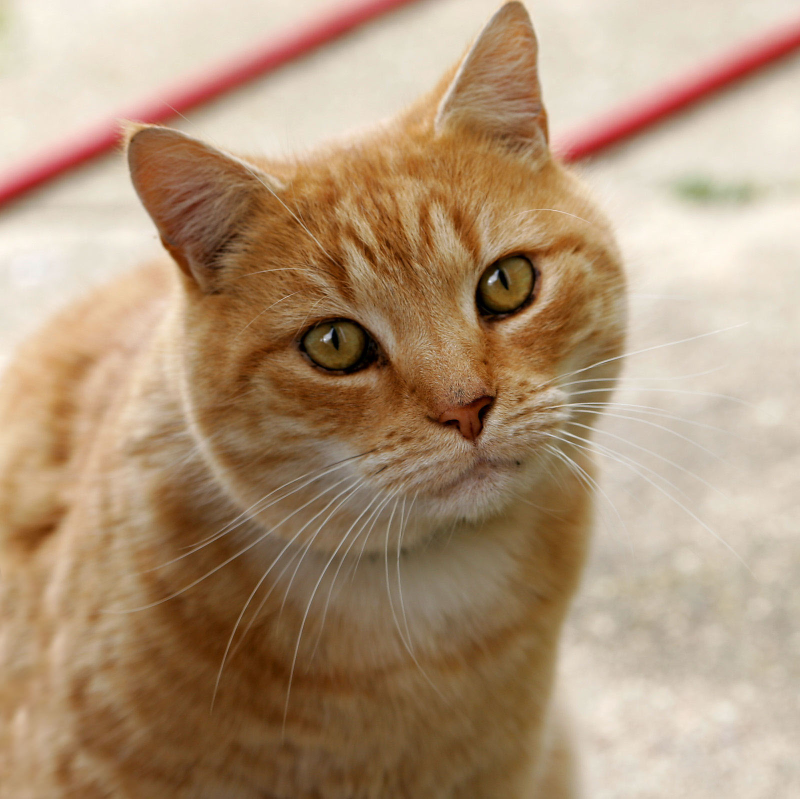
#> input picture Programming For AI/Task 5/Cat03.jpg, 1600 x 1598 px (shown at 1/2 size)
$ jupyter execute 'Task_5 PAI.ipynb'
#> lines starting #> are read from the running program, lines starting #| are printed output that depends on the picture; after the words box and inside, x2 and y2 are one past the last pixel; in counts of white or black regions, pixels touching at a corner belong together
[cell 1]
import cv2
import matplotlib.pyplot as plt
import matplotlib.pyplot as plt

## Read Image

[cell 2]
img = cv2.imread(r"Cat03.jpg")
#> img is the input picture: shape (1598, 1600, 3); mean B, G, R 120.7, 148.8, 175.9

## Convert Color

[cell 3]
gray = cv2.cvtColor(img, cv2.COLOR_BGR2GRAY)
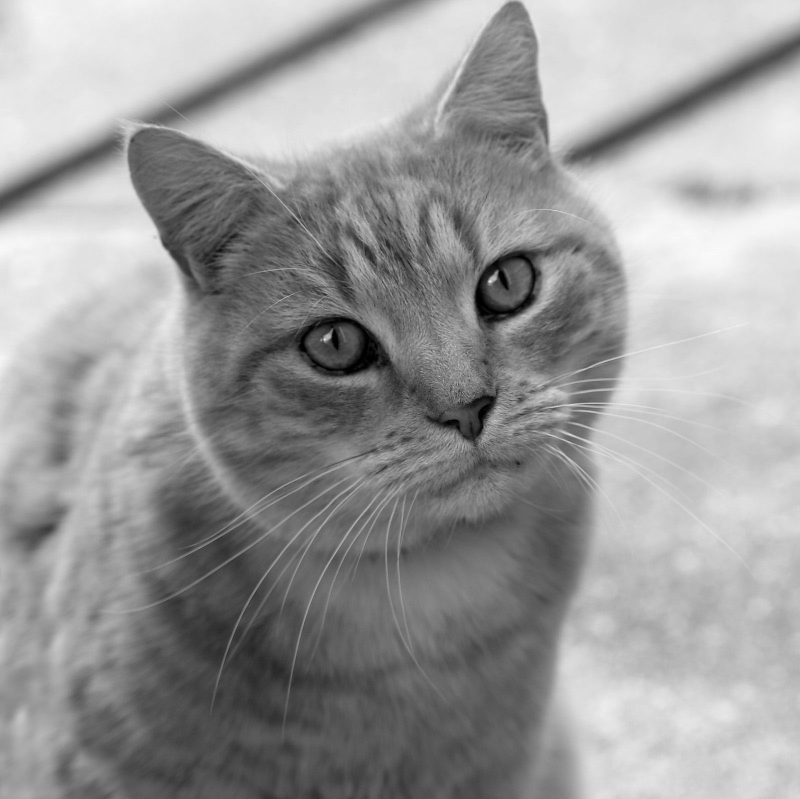
#> gray: shape (1598, 1600) (shown at 1/2 size); min 0, max 250, mean 153.7

## Resize Image

[cell 4]
resized = cv2.resize(img, (400, 300))
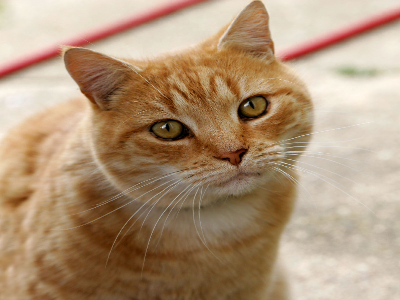
#> resized: shape (300, 400, 3); mean B, G, R 120.6, 148.7, 175.8

## Rotate Image

[cell 5]
rotated = cv2.rotate(img, cv2.ROTATE_90_CLOCKWISE)
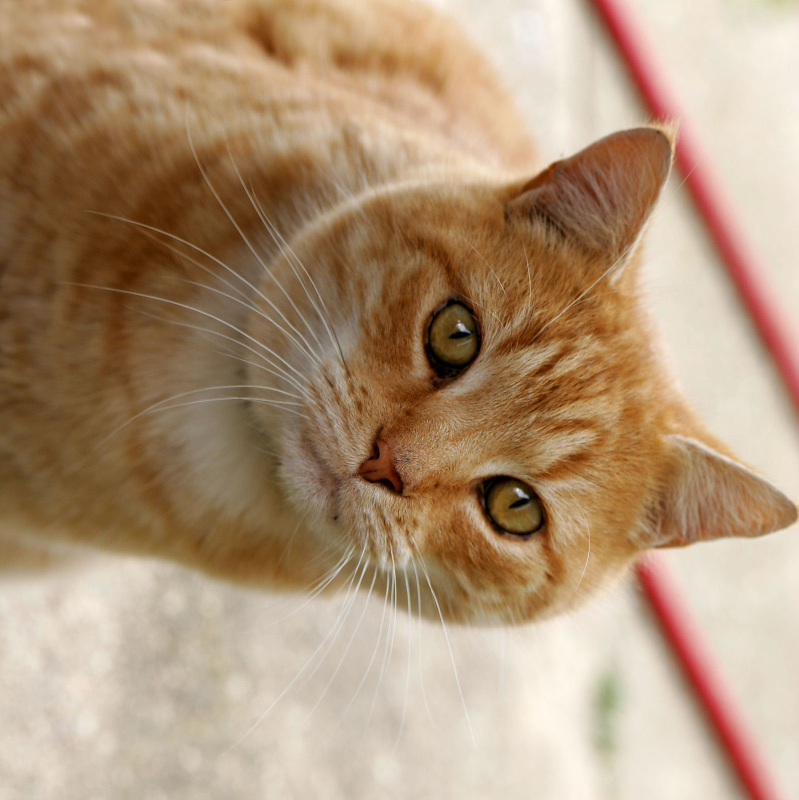
#> rotated: shape (1600, 1598, 3) (shown at 1/2 size); mean B, G, R 120.7, 148.8, 175.9

## Crop Image

[cell 6]
cropped = img[50:200, 100:300]
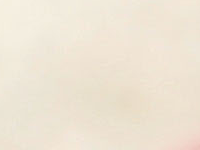
#> cropped: shape (150, 200, 3); mean B, G, R 212.6, 228.7, 238.3

## Draw shapes and text

[cell 7]
draw = img.copy()
cv2.rectangle(draw, (50, 50), (200, 200), (0, 255, 0), 3)
cv2.circle(draw, (300, 300), 50, (255, 0, 0), -1)
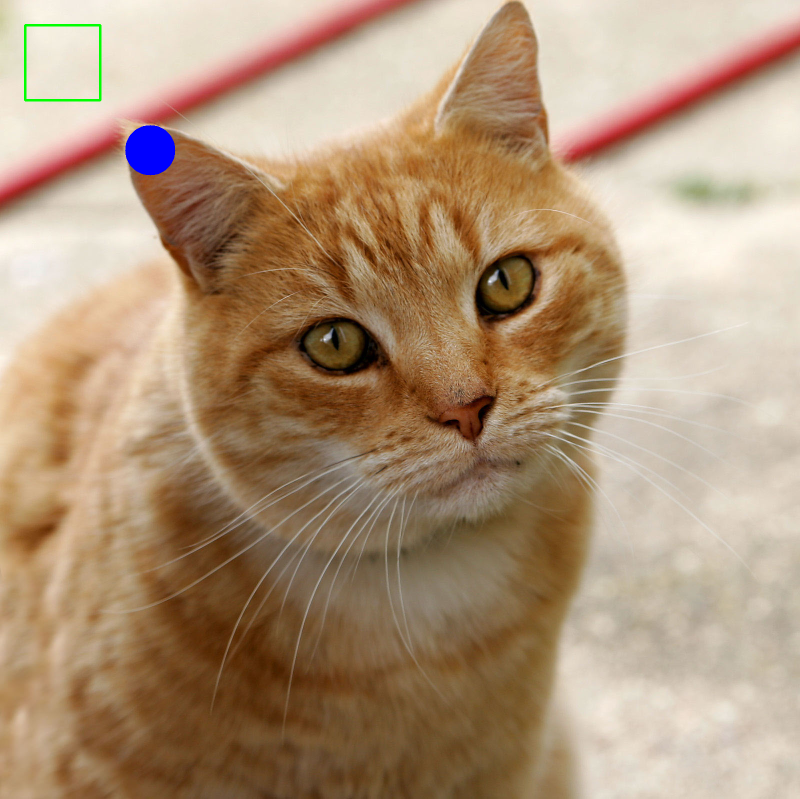
#> draw: shape (1598, 1600, 3) (shown at 1/2 size); mean B, G, R 121.1, 148.6, 175.2
cv2.putText(draw, "OpenCV", (60, 45), cv2.FONT_HERSHEY_SIMPLEX, 1, (255, 0, 0), 2)
#> draw: shape (1598, 1600, 3); 0.03% of pixels changed, all inside (x1, y1, x2, y2) = (62, 23, 178, 54)

## Blur % Edge Detection

[cell 8]
blur = cv2.GaussianBlur(img, (7,7), 0)
edges = cv2.Canny(img, 100, 200)
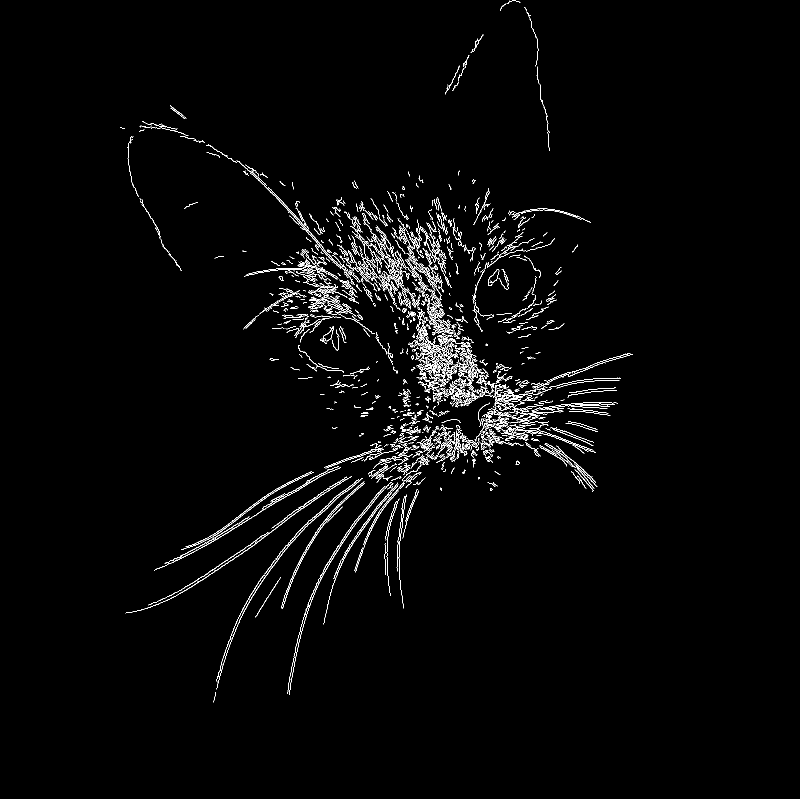
#> edges: shape (1598, 1600) (shown at 1/2 size); 1.9% white in thin lines or dots, all inside (x1, y1, x2, y2) = (240, 0, 1266, 1405)

## Save Output images

[cell 9]
cv2.imwrite("gray_image.jpg", gray)
cv2.imwrite("resized_image.jpg", resized)
cv2.imwrite("rotated_image.jpg", rotated)
cv2.imwrite("cropped_image.jpg", cropped)
cv2.imwrite("draw_image.jpg", draw)
cv2.imwrite("blur_image.jpg", blur)
cv2.imwrite("edges_image.jpg", edges)

print("✅ All main OpenCV functions implemented successfully!")

[cell 10]
plt.figure(figsize=(10,10))
plt.subplot(2,2,1); plt.imshow(cv2.cvtColor(img, cv2.COLOR_BGR2RGB)); plt.title("Original")
plt.subplot(2,2,2); plt.imshow(gray, cmap='gray'); plt.title("Grayscale")
plt.subplot(2,2,3); plt.imshow(cv2.cvtColor(blur, cv2.COLOR_BGR2RGB)); plt.title("Blurred")
plt.subplot(2,2,4); plt.imshow(edges, cmap='gray'); plt.title("Edges")
plt.show()
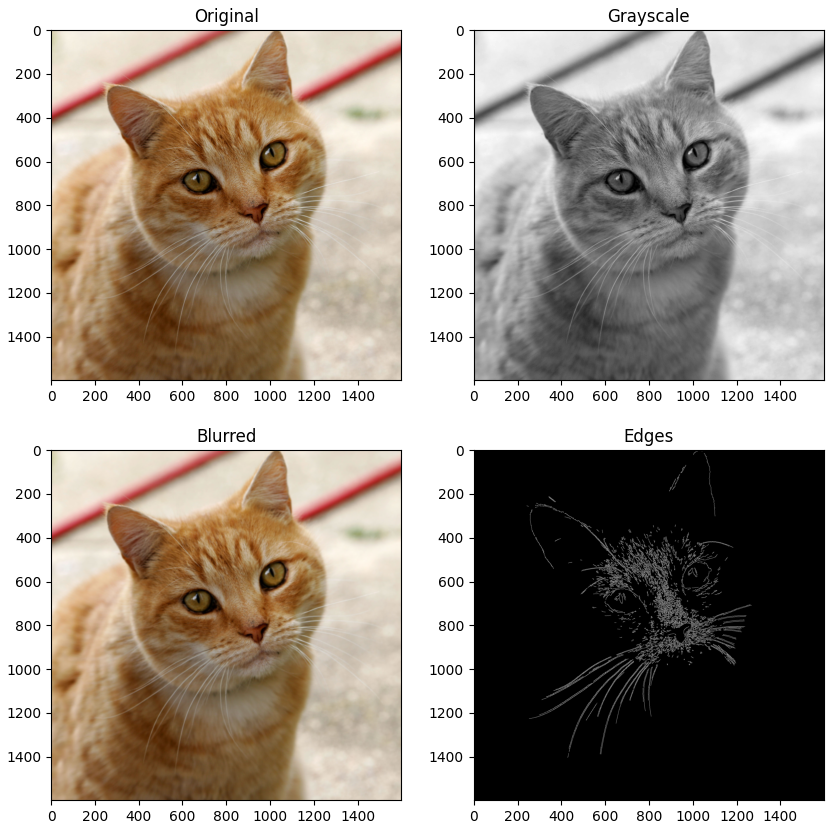
#> figure drawn by matplotlib, 4 panels

$ run again, with Programming For AI/Task 5/rotated_image.jpg copied over Programming For AI/Task 5/Cat03.jpg
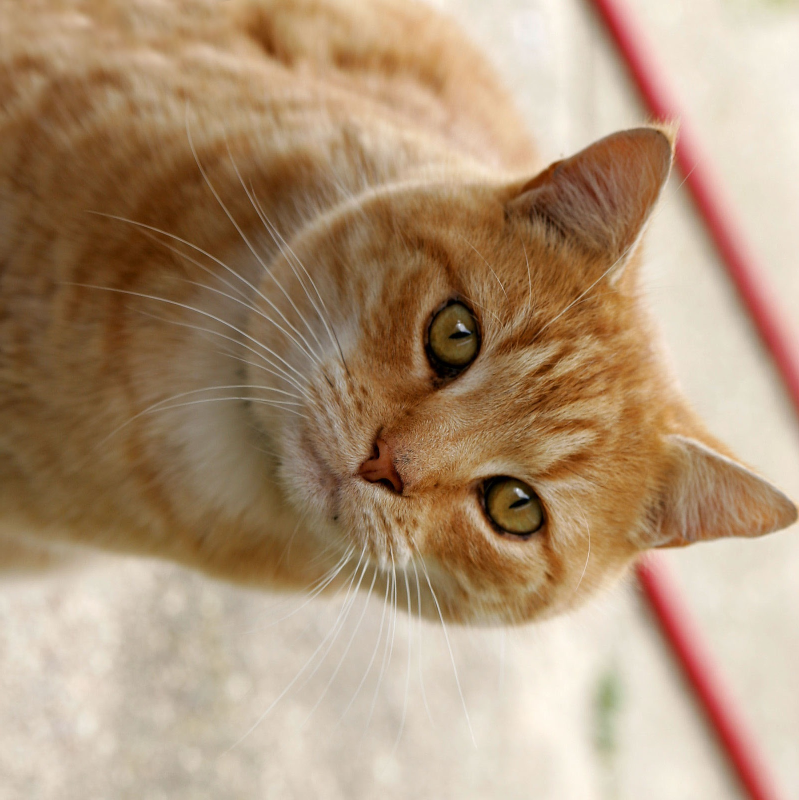
#> input picture Programming For AI/Task 5/rotated_image.jpg, 1598 x 1600 px (shown at 1/2 size)
#> img is the input picture: shape (1600, 1598, 3); mean B, G, R 120.7, 148.8, 175.9
#> `edges = cv2.Canny(img, 100, 200)`:
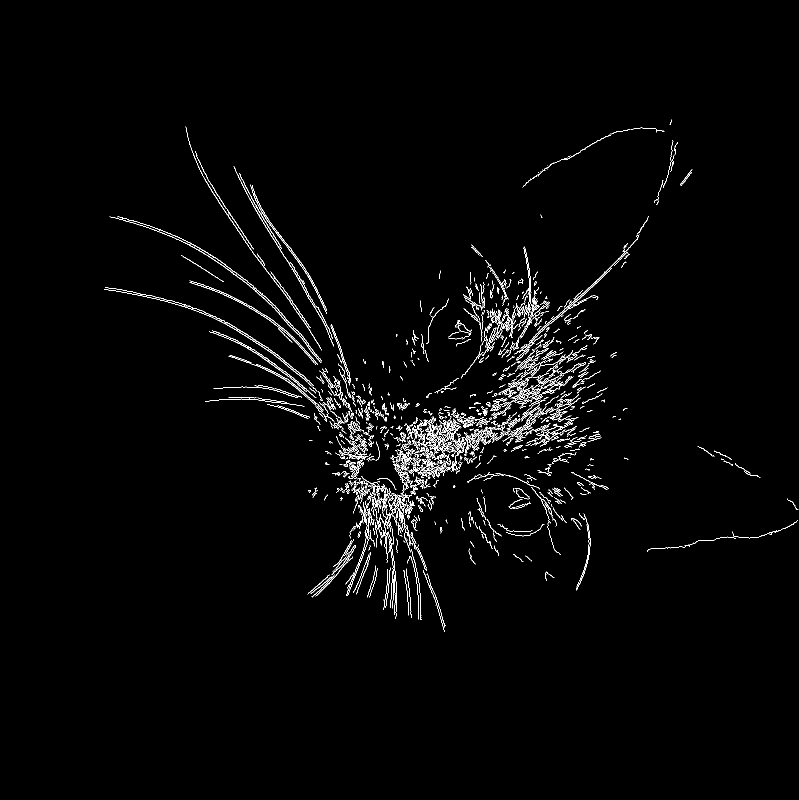
#> edges: shape (1600, 1598) (shown at 1/2 size); 1.7% white in thin lines or dots, all inside (x1, y1, x2, y2) = (208, 239, 1597, 1264)
#> `plt.show()`:
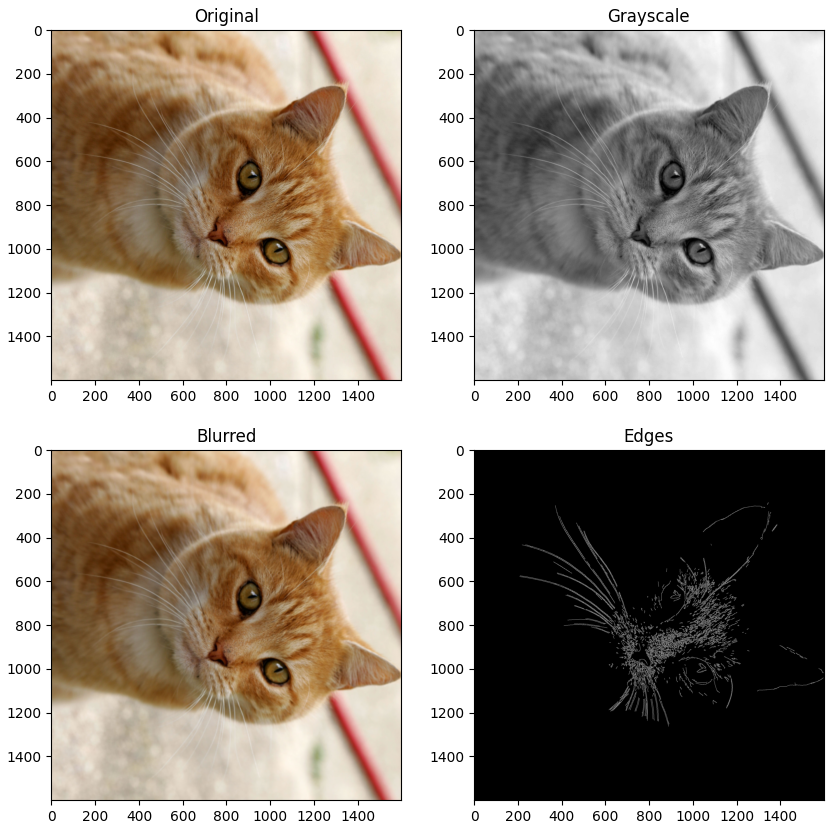
#> figure drawn by matplotlib, 4 panels
